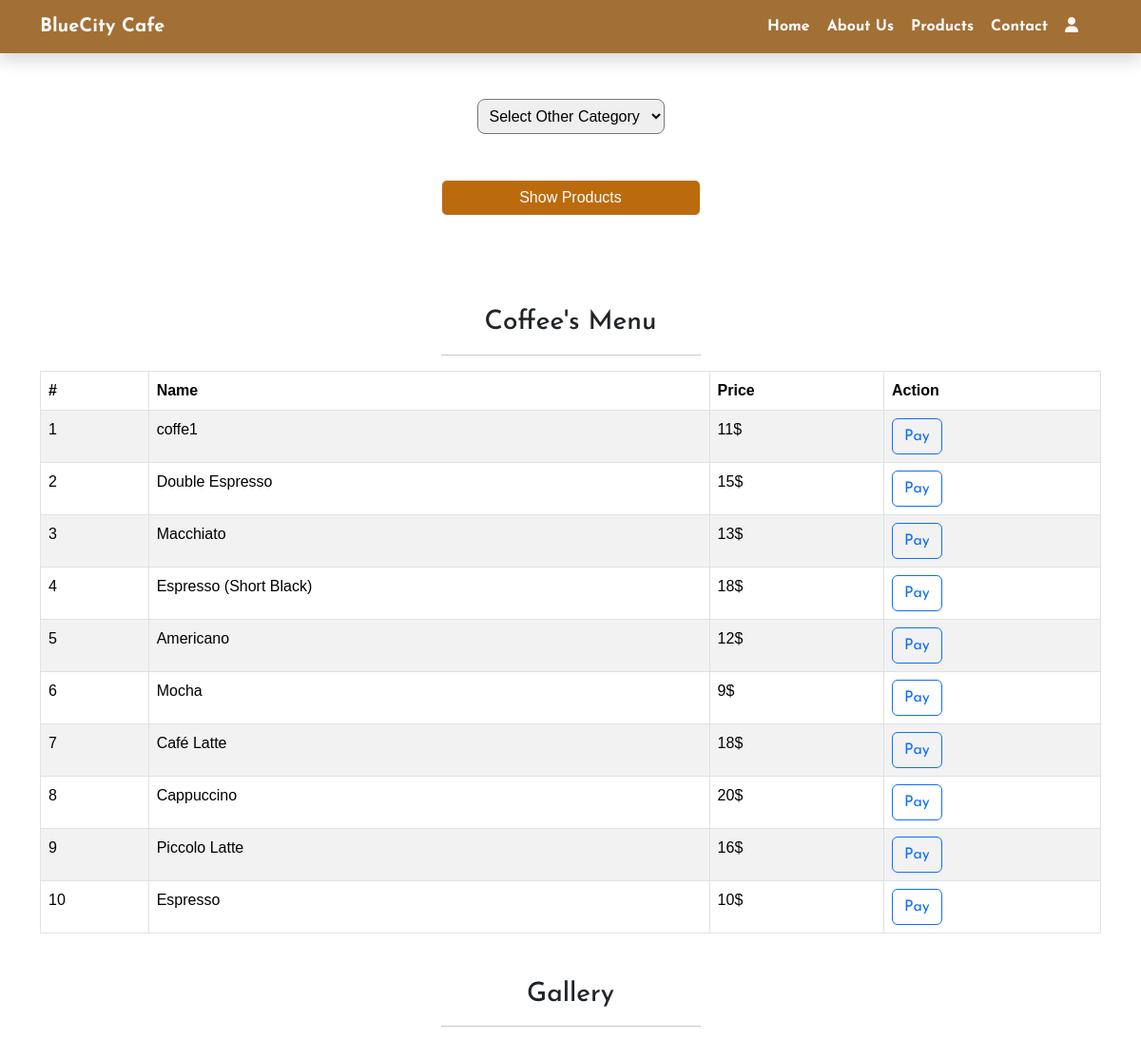
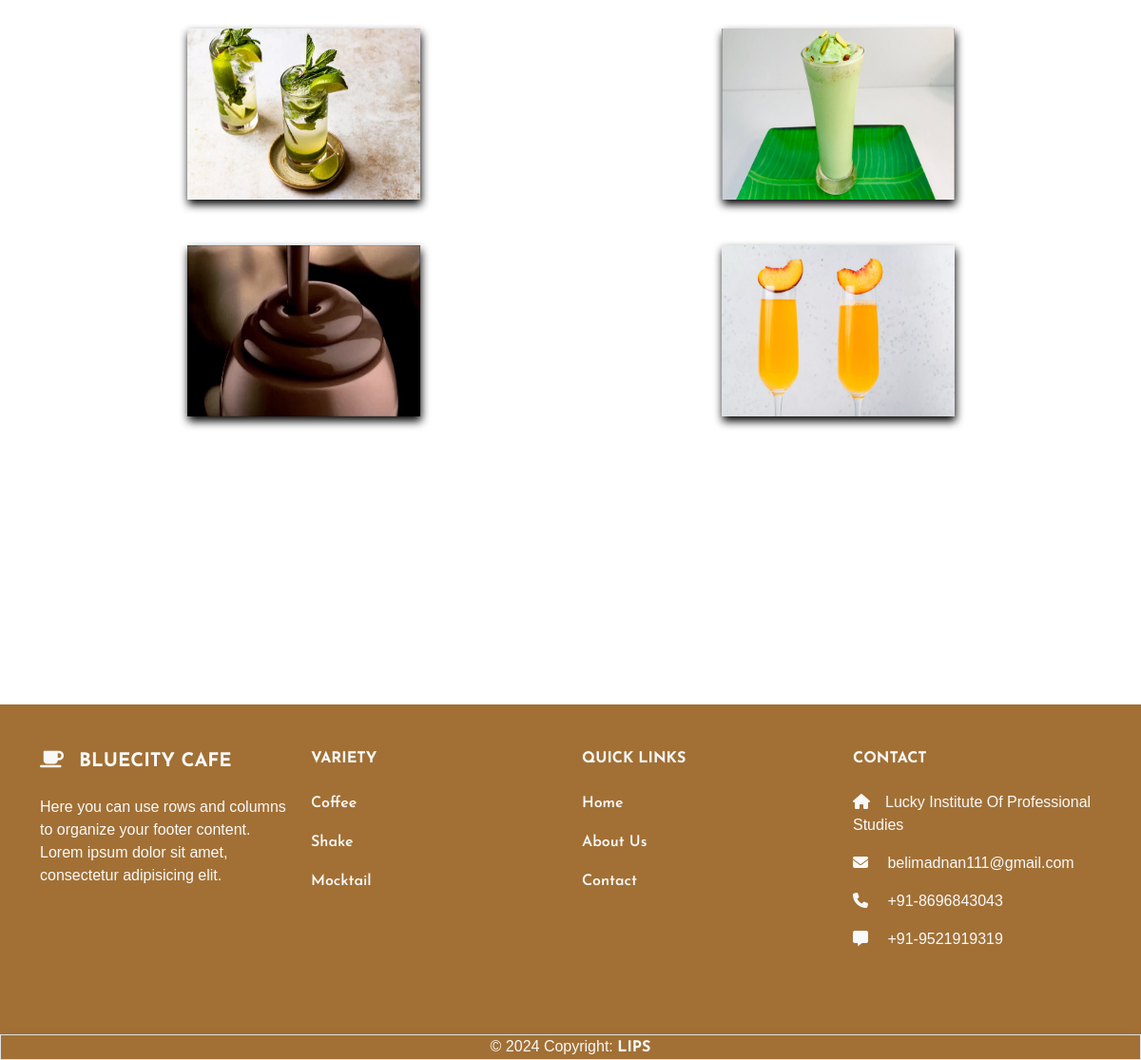
The page /coffee.php on the database its author committed (2 pictures, top to bottom).
### tables this page shows
CREATE TABLE `coffee` (
  `id` int(11) NOT NULL,
  `name` varchar(50) NOT NULL,
  `price` varchar(50) NOT NULL,
  `description` varchar(50) NOT NULL,
  `status` int(1) NOT NULL DEFAULT 1 COMMENT '1-active, 2-unactive'
);

### coffee.php (the view, shortened to what this page needs)
<?php
include ('./admin/connection.php');
$tableName = "coffee";
$qry = "SELECT * FROM $tableName ";
$product_result = mysqli_query($con, $qry);
include ('header.php');
?>
<div class="container d-flex justify-content-center align-items-center flex-column text-center">
    <div class=" container text-center fw-bolder mt-5">
        <form method="POST">
            <div class="form-group">
                <select name="category" id="exampleInputCat1" class="rounded-3 p-2">
                    <option value="c">Select Other Category</option>
                </select>
            </div>
            <div class="mb-5">
                <button type="submit" class="btn mt-5 login_btn w-25" name="submit">Show Products</button>
            </div>
        </form>
    </div>
    <div class=" container fw-bolder mt-5">
        <h3 class=" text-capitalize text-dark" data-aos="fade-down"><?php echo $tableName ?>'s Menu</h3>
        <hr class="w-25 mx-auto text-dark">
    </div>
</div>
<div class="container">
    <?php if (!empty($tableName)) { ?>
        <table id="productTable" class="table table-striped table-bordered" style="width:100%">
            <thead>
                <tr>
                    <th>#</th>
                    <th>Name</th>
                    <th>Price</th>
                    <th>Action</th>
                </tr>
            </thead>
            <tbody>
                <?php
                if ($product_result && mysqli_num_rows($product_result) > 0) {
                    $counter = 1;
                    while ($row = mysqli_fetch_assoc($product_result)) {
                        ?>
                        <tr>
                            <td><?php echo $counter; ?></td>
                            <td><?php echo htmlspecialchars($row['name']); ?></td>
                            <td><?php echo htmlspecialchars($row['price']); ?></td>
                            <td><a href="./payment.php?table=<?php echo $tableName ?>&pid=<?php echo htmlspecialchars($row['id']); ?>"><button type="button" class="btn btn-outline-primary">Pay</button></a></td>
                        </tr>
                        <?php
                        $counter++;
                    }
                } else {
                    echo "<tr><td colspan='4'>No products found.</td></tr>";
                }
                ?>
            </tbody>
        </table>
    <?php }  ?>
</div>
<div class="container ">
    <div class=" container common-title text-center fw-bolder mt-5">
        <h3 class="common-heading text-capitalize text-dark" data-aos="fade-down">Gallery</h3>
        <hr class="w-25 mx-auto text-dark">
    </div>
    <div class="container">
        <div class="row m-5 g-5 d-flex justify-content-center">
            <div class="col-12 col-lg-3 g-1 col-md-12  m-3">
                <div class="row mb-5 d-md-none d-lg-block d-sm-none"><img src="./assets//img/mocktail-1.webp" alt=""
                        class=" cafe-img1" data-aos="fade-down-right"></div>
                <div class="row d-md-none d-lg-block d-sm-none"><img src="./assets/img//shake-page.webp" alt=""
                        class=" cafe-img1" data-aos="fade-up-left"></div>
            </div>
            <div class="col-12 col-lg-3 col-md-12  m-3 text-center">
                <img src="./assets/img/shake-7.jpg" alt="" class=" cafe-img" data-aos="flip-up">
            </div>
            <div class="col-12 col-lg-3 g-1 col-md-12  m-3">
                <div class="row mb-5 d-md-none d-lg-block d-sm-none"><img src="./assets//img/shake-9.jpg" alt=""
                        class=" cafe-img1" data-aos="fade-down-right"></div>
                <div class="row d-md-none d-lg-block d-sm-none"><img src="./assets/img/mocktail-7.webp" alt=""
                        class=" cafe-img1" data-aos="fade-up-left"></div>
            </div>
            <div class="row  d-flex justify-content-center">
                <div class="col-12 col-lg-2  col-md-12  m-3 text-center">
                    <img src="./assets/img/coffee-9.jpeg" alt="" class=" cafe-img" data-aos="flip-down">
                </div>
                <div class="col-12 col-lg-2  col-md-12  m-3 text-center">
                    <img src="./assets/img/cafe-3.webp" alt="" class=" cafe-img" data-aos="flip-down">
                </div>
                <div class="col-12 col-lg-2  col-md-12  m-3 text-center">
                    <img src="./assets/img/coffee-14.webp" alt="" class=" cafe-img" data-aos="flip-down">
                </div>
                <div class="col-12 col-lg-2  col-md-12  m-3 text-center">
                    <img src="./assets/img/coffee-12.jpg" alt="" class=" cafe-img" data-aos="flip-down">
                </div>
            </div>
        </div>
    </div>
</div>
<?php include ('footer.php'); ?>

### header.php (shortened to what this page needs)
<!DOCTYPE html>
<html lang="en">
<head>
    <link rel="stylesheet" href="./assets/css/index.css">
    <link rel="stylesheet" href="./assets/css/bootstrap.min.css">
    <link rel="stylesheet" href="https://cdnjs.cloudflare.com/ajax/libs/font-awesome/6.5.2/css/all.min.css"
 />
    <link href="https://unpkg.com/aos@2.3.1/dist/aos.css" rel="stylesheet">
    <link rel="stylesheet" href="https://cdn.datatables.net/1.12.1/css/jquery.dataTables.min.css">
</head>
<body>
    <nav class="navbar navbar-expand-lg  shadow">
        <div class="container ">
            <a class="navbar-brand text-light fw-bolder" href="./index.php">BlueCity Cafe</a>
            <div class="collapse navbar-collapse" id="navbarSupportedContent">
                <?php $page_name = basename($_SERVER['PHP_SELF']); ?>
                <ul class="navbar-nav ms-auto mb-2 mb-lg-0">
                    <li class="nav-item ">
                        <a class="nav-link  fw-bolder px-1 <?php if ($page_name == 'index.php') {
                            echo 'active';
                        } ?>" aria-current="page" href="./index.php">Home</a>
                    </li>
                    <li class="nav-item ">
                        <a class="nav-link fw-bolder px-1" href="#our-cafe">About Us</a>
                    </li>
                    <li class="nav-item">
                        <?php if (isset($_SESSION['user_data']) || isset($_SESSION['admin_data'])) {
                            ?>
                            <a class="nav-link  fw-bolder px-1 <?php if ($page_name == 'coffee.php') {
                                echo 'active';
                            } ?>" href="coffee.php">Products</a>
                        <?php } else { ?>
                            <a class="nav-link fw-bolder px-1" href="login.php">Products</a>
                        <?php } ?>
                    </li>
                    <li class="nav-item">
                        <a class="nav-link fw-bolder px-1 <?php if ($page_name == 'contact.php') {
                            echo 'active';
                        } ?>"
                            href="./contact.php">Contact</a>
                    </li>
                    <li class="nav-item d-flex">
                        <?php if (isset($_SESSION['user_data'])) { ?>
                            <a class="nav-link px-1" href="./admin/logout.php" data-bs-toggle="tooltip"
                                data-bs-title="logout">
                                <i class="fa-solid fa-right-to-bracket text-light fw-bolder"></i>
                            </a>
                    <?php } else { ?>
                        <a class="nav-link px-1" href="./login.php" data-bs-toggle="tooltip" data-bs-title="login">
                            <i class="fa-solid fa-user text-light fw-bolder"></i>
                        </a>
                    <?php } ?>
                    </li>
                    <li class="nav-item">
                    </li>
                </ul>
            </div>
        </div>
    </nav>

### footer.php (shortened to what this page needs)
<section class="footer">
    <div class="container text-center text-md-start footer">
        <div class="row py-5">
            <div class="col-12 col-xs-12 col-sm-12 col-lg-3 col-md-6 col-xl-3 mx-auto mb-4">
                <h5 class="text-uppercase fw-bold mb-4 text-light">
                    <i class="fas fa-coffee me-3"></i>BlueCity Cafe
                </h5>
                <p class="text-light">
                    Here you can use rows and columns to organize your footer content. Lorem ipsum
                    dolor sit amet, consectetur adipisicing elit.
                </p>
            </div>
            <div class="col-12 col-xs-12 col-sm-12 col-lg-3 col-md-6 col-xl-3 mx-auto mb-4 ">
                <h6 class="text-uppercase fw-bold mb-4 text-light">
                    Variety
                </h6>
                <p class="text-light">
                    <a href="./coffee.php" class=" icon-span text-reset">Coffee</a>
                </p>
                <p class="text-light">
                    <a href="./shake.php" class=" icon-span text-reset">Shake</a>
                </p>
                <p class="text-light">
                    <a href="./mocktail.php" class=" icon-span text-reset">Mocktail</a>
                </p>
            </div>
            <div class="col-12 col-xs-12 col-sm-12 col-lg-3 col-md-6 col-xl-3 mx-auto mb-4">
                <h6 class="text-uppercase fw-bold mb-4 text-light">
                    Quick links
                </h6>
                <p class="text-light">
                    <a href="./index.php" class=" icon-span text-reset">Home</a>
                </p>
                <p class="text-light">
                    <a href="#about-us" class=" icon-span text-reset">About Us</a>
                </p>
                <p class="text-light">
                    <a href="./contact.php" class=" icon-span text-reset">Contact</a>
                </p>
            </div>
            <div class="col-12 col-xs-12 col-sm-12 col-lg-3 col-md-6 col-xl-3 mx-auto mb-4">
                <h6 class="text-uppercase fw-bold mb-4 text-light">Contact</h6>
                <p class="text-light text-capitalize"><i class="fas fa-home me-3"></i>lucky institute of professional
                    studies</p>
                <p class="text-light">
                    <i class="fas fa-envelope me-3"></i>
                    belimadnan111@gmail.com
                </p>
                <p class="text-light"><i class="fas fa-phone me-3"></i> +91-8696843043</p>
                <p class="text-light"><i class="fas fa-message me-3"></i> +91-9521919319</p>
            </div>
        </div>
    </div>
</section>
<div class="text-center shadow border border-1 footer text-light">
    © 2024 Copyright:
    <a class=" icon-span text-reset fw-bold text-light" href="https://luckyinstitute.org/">LIPS</a>
</div>
</body>
</html>
</body>
</html>

### assets/css/index.css (style rules this page uses)
:root { --color-1: #4542AA; --color-y: yellow; --color-r: red; --color-b: #000; --color-blue: #5E5ACA; --color-grey: #f5f3f4; --color-grey1: #edede9; --color-brown: #a27035; }
* { font-family: 'Gill Sans', 'Gill Sans MT', Calibri, 'Trebuchet MS', sans-serif; }
.navbar, .footer { background-color: var(--color-brown); }
.nav-item { padding-right: 10px !important; }
h1, h2, h3, h4, h5, h6, a { font-family: "Josefin Sans", sans-serif; font-optical-sizing: auto; font-weight: 600; }
.navbar-nav > li > .nav-link { color: #fff; }
.icon-span { text-decoration: none; }
.cafe-img { filter: drop-shadow(1px 5px 5px black); width: 100%; }
.cafe-img1 { filter: drop-shadow(1px 5px 5px black); width: 100%; height: 180px; }
.login_btn { width: 100%; background: #bb6b0e !important; color: white !important; border: 0.5px solid #fff !important; }

### rows shown on the page
coffee: name "coffe1", price "11$"
coffee: name "Double Espresso", price "15$"
coffee: name "Macchiato", price "13$"
coffee: name "Espresso (Short Black)", price "18$"
coffee: name "Americano", price "12$"
coffee: name "Mocha", price "9$"
coffee: name "Café Latte", price "18$"
coffee: name "Cappuccino", price "20$"
coffee: name "Piccolo Latte", price "16$"
coffee: name "Espresso", price "10$"

### other values the page prints
$tableName "Coffee"
